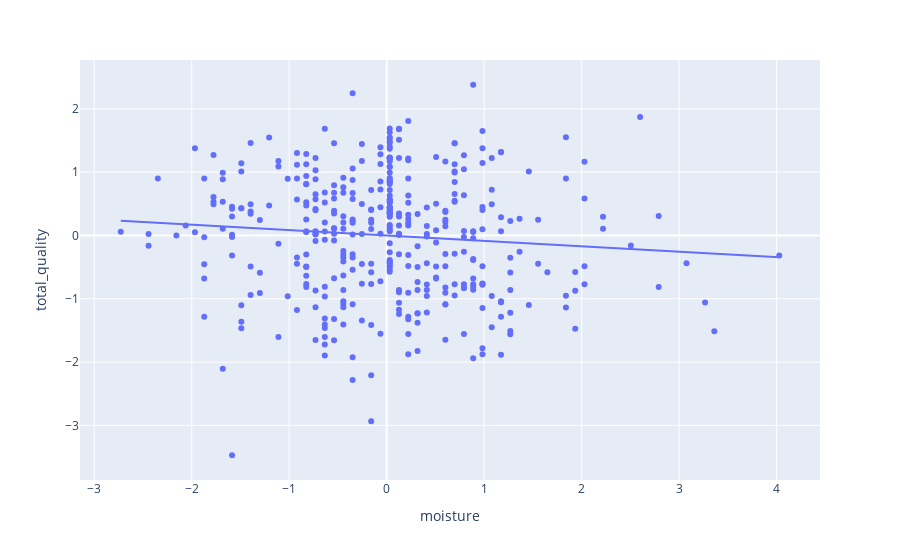

Notebook cell for this chart:
### Code cell
# Fit linear regression model for moisture on total_quality
model = smf.ols(formula = 'total_quality~moisture', data=coffee).fit()
print(model.summary())

px.scatter(coffee, x='moisture', y='total_quality', trendline='ols')

### Figure 1 — Plotly figure (JSON) as saved in the notebook; plotly's stock layout.template omitted (floating-point values rounded to 4 significant figures; data arrays with more than 128 entries replaced by an {"elided": "..."} marker saying what was removed)
{"data": [{"hovertemplate": "moisture=%{x}<br>total_quality=%{y}<extra></extra>", "legendgroup": "", "marker": {"color": "#636efa", "symbol": "circle"}, "mode": "markers", "name": "", "orientation": "v", "showlegend": false, "type": "scatter", "x": {"elided": "402 float values"}, "xaxis": "x", "y": {"elided": "402 float values"}, "yaxis": "y"}, {"hovertemplate": "<b>OLS trendline</b><br>total_quality = -0.08525 * moisture + -2.40045e-17<br>R<sup>2</sup>=0.008179<br><br>moisture=%{x}<br>total_quality=%{y} <b>(trend)</b><extra></extra>", "legendgroup": "", "marker": {"color": "#636efa", "symbol": "circle"}, "mode": "lines", "name": "", "showlegend": false, "type": "scatter", "x": {"elided": "402 float values"}, "xaxis": "x", "y": {"elided": "402 float values"}, "yaxis": "y"}], "layout": {"legend": {"tracegroupgap": 0}, "margin": {"t": 60}, "xaxis": {"anchor": "y", "domain": [0, 1], "title": {"text": "moisture"}}, "yaxis": {"anchor": "x", "domain": [0, 1], "title": {"text": "total_quality"}}}}
